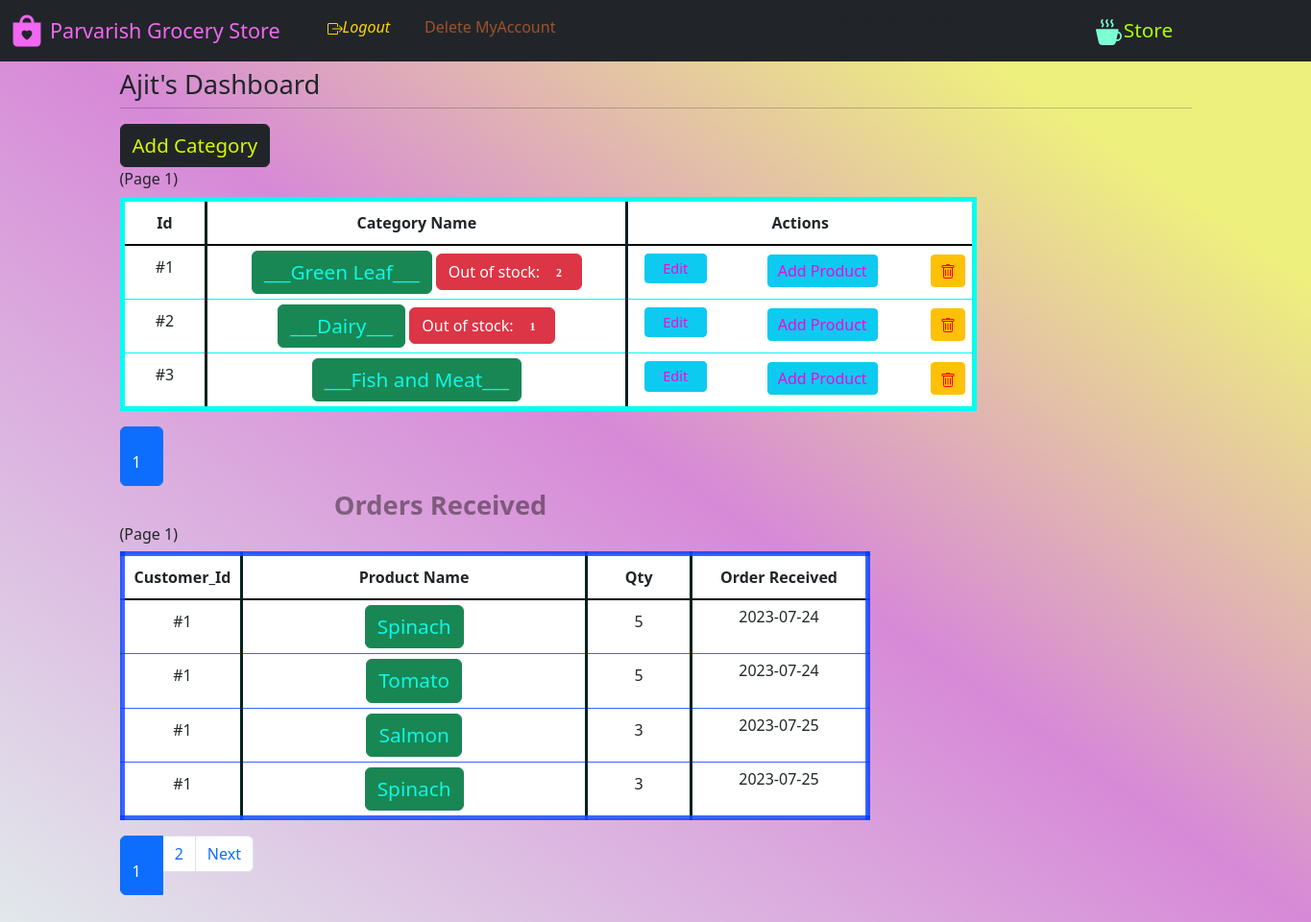
/manager_dash (signed in), run on the app's committed database.
### website/model.py (models this page shows)
class Store(db.Model, UserMixin):
    id = db.Column(db.Integer(), primary_key=True)
    role = db.Column(db.String(), nullable=False)
    email = db.Column(db.String(50), nullable=False, unique=True)
    username = db.Column(db.String(20), nullable=False, unique=False)
    password = db.Column(db.String(200), nullable=False)
    date_added = db.Column(db.Date, default=date.today())
    creates = db.relationship('Category', backref='managedBy')

class Category(db.Model):
    category_Name = db.Column(db.String(), nullable=False, unique=True)
    category_Id = db.Column(db.Integer(), primary_key=True)
    description = db.Column(db.String())
    managedBy_Id = db.Column(db.Integer(), db.ForeignKey('store.id'))
    catalog = db.relationship('Product', backref='parent')

class Ecom(db.Model):
    id = db.Column(db.Integer(), primary_key=True)
    quantity_inCart = db.Column(db.Integer(), nullable=False)
    product_id = db.Column(db.Integer(), db.ForeignKey(
        'product.product_id'))
    customer_id = db.Column(db.Integer(), db.ForeignKey(
        'customer.id'))
    manager_id = db.Column(db.Integer(), nullable=False)
    product_name = db.Column(db.String(), nullable=False)
    date_added = db.Column(db.Date, default=date.today())

### website/views.py (the view, shortened to what this page needs)
@login_required
@Views.route('/manager_dash', methods=["GET", "POST"])
def Dash_manager():
    manager_id = session['id']
    manager = Store.query.get(manager_id)
    list = []
    page_1 = request.args.get('page_1', 1, type=int)
    pagination_1 = Category.query.filter(
        Category.managedBy_Id == manager_id).order_by(
        Category.category_Id).paginate(page=page_1, per_page=4)
    for items in pagination_1:
        n = Category_warning(items.category_Id)
        list.append(n)
    page_2 = request.args.get('page_2', 1, type=int)
    pagination_2 = Ecom.query.filter(Ecom.manager_id == manager_id).order_by(
        Ecom.date_added).paginate(page=page_2, per_page=4)
    return render_template('dash_m.html', categories=pagination_1, name=manager.username, id=manager_id, orders=pagination_2, list=list)

### website/auth.py (called while the page is built)
@App.login_manager.user_loader
def load_customer(id):
    if id is not None:
        return Customer.query.get(int(id))
    return None

### website/views.py (called while the page is built)
def Category_warning(id):
    category = Category.query.get(id)
    products = category.catalog
    produce = Product.query.filter(Product.category_Id == id).all()
    m = 0
    for pro in produce:
        if pro.stock > 0:
            m += 1
    n = len(produce) - m
    return n

### website/templates/dash_m.html (shortened to what this page needs)
{% extends "base.html" %} {% block title %}Store Admin{% endblock %}{% block
logout %}
<span
              id="logout"
              style="display: block inline-block; width: 600px"
            >
              <span style="margin: auto"
                ><i
                  ><a
                    class="nav-item nav-link"
                    style="float: left; color: rgb(255, 215, 0)"
                    href="/logout"
                    style="display: block; width: 10%; margin-left: 0px"
                    >Logout</a
                  ></i
                ></span
              ><span style="margin: auto"
                ><a
                  class="nav-item nav-link"
                  style="
                    float: left;
                    color: rgb(160, 82, 45);
                    width: 60%;
                    margin-left: 20px;
                  "
                  href="/delete_account"
                  onclick="return confirm('Are you sure you want to delete the account?');"
                  >Delete MyAccount</a
                ></span
              ></span
            >
{% endblock %}{% block cart %}<
 ><a
   class="nav-item nav-link"
   style="
     float: right;
     color: rgb(174, 255, 0);
     width: 40%;
     font-size: 1.3rem;
     margin-right: 20px;
   "
   href="/store"
   >Store
   </a
></span> {% endblock %} {% block content %}<section>
<h5>
  <span style="float: left; font-size: 2vw">{{ name }}'s Dashboard</span>
</h5>
<br />
<hr /></section>
<section>
<div>
  {% if categories.items|length == 0 %}
  <div class="alert alert-warning" role="alert">
    <p>None Categories, Added yet.</p>
    Press
    <button type="button" class="btn btn-dark btn-sm">
      <a
        href="{{url_for('views.Add_category')}}"
        class="alert-link;text-decoration: none;"
        style="
          /* background-color: green; */
          color: rgb(153, 43, 226);
          padding: 10px 10px; text-decoration: none;
        "
        >'Add Category'</a
      >
    </button>
    to add a new category
  </div>
  {% else %}
  <span style="float: left"
  >
    <a class="btn btn-dark"
      style="color: rgb(216, 249, 1); font-size: 1.5vw;text-decoration: none;"
      href="{{url_for('views.Add_category')}}"
      >Add Category</a
    >
  </span
>
<br>
<br>
<h6>(Page {{ categories.page }})</h6>
  <table class="table table-hover"
    style="
      border: 5px solid rgb(0, 255, 242);
      /* background-color: #96d4d4; */
      width: 80%;
    "
  ><thead class="thead-dark">
    <tr align="center" style="border-bottom: 2px solid black">
      <th
        style="
          padding: 10px 10px;
          width: 10%;
          border-right: 3px solid rgb(3, 33, 31);
        "
      >
        Id
      </th>
      <th
        style="
          border-right: 3px solid rgb(3, 33, 31);
          padding: 10px 10px;
          width: 35%;
        "
      >
        Category Name
      </th>
      <th style=" padding: 10px 10px; width: 45%" colspan="3">
        Actions
      </th>
    </tr></thead>
    <tbody>
    {% for variety in categories.items %}
    <tr align="center" style="width: 100%">
      <td style="padding: 10px; border-right: 3px solid rgb(3, 33, 31)">
        #{{ variety.category_Id }}
      </td>
      <td
        style="width: 50%; padding: 5px; border-right: 3px solid rgb(3, 33, 31)"
      >
        <a class="btn btn-success"
            style="color: rgb(16, 246, 227);text-decoration: none;font-size: 1.3em"
            href="/manager_dash/category_catalog/{{ variety.category_Id }}"
            >___{{ variety.category_Name }}___</a
          ></button>{% if list[loop.index-1] > 0 %}
          <span><button type="button" STYLE="font-family:'Verdana',margin-left = 5px;"class="btn btn-danger">
            Out of stock: <span STYLE="font-family:'Verdana';margin-left : 5px" class="badge ">{{ list[loop.index-1] }}</span>
          </button></span>{% else %}<span></span>{% endif %}
      </td>
      <td >
        <a class="btn btn-info btn-sm" style="width:80%;color:rgb(246, 5, 218);font-size: 0.9em"  href="{{ url_for('views.Update_category', id = variety.category_Id)}}"
          >Edit</a
        >
      </td>
      <td  >
        <strong><a class="btn btn-info btn-sm" style="width:60%;color:rgb(246, 5, 218);font-size: 1em;margin:1px" href="/manager_dash/category_create/{{ variety.category_Id }}" style="text-decoration: none;"
          >Add Product</a
        ></strong>
      </td>
      <td >
      <strong><a class="btn btn-warning btn-sm"  onclick="return confirm('Are you sure to delete?')" style="width:100%; color: red;text-decoration: none;font-size: 1em;margin:1px" href="/manager_dash/delete_category/{{ variety.category_Id }}"></a></strong></button>
      </td></tr>
    </tr></tbody>
    {% endfor %}
  </table>
  <nav aria-label="...">
    <ul class="pagination">
      {% for number in categories.iter_pages() %}
          {% if categories.page != number %}
             <li class="page-item "><a class="page-link" href="{{ url_for('views.Dash_manager', page_1=number) }}">{{ number }}</a></li>
      {% else %}
        <li class="page-item ">
          <a class="page-link active" href="{{ url_for('views.Dash_manager', page_1=categories.page) }}">{{ categories.page }}</a>
      </li>
  {% endif %}
  {% endfor %}
    </ul>
  </nav>
  {% endif %}
</div></section>
<section>
  <strong><span class="text-center" style="font-size:2vw;margin-left:20%;color:rgba(10, 0, 3, 0.426)">Orders Received</span></strong>
  <h6>(Page {{ orders.page }})</h6>
  <table class="table table-hover"
    style="
      border: 5px solid rgba(0, 60, 255, 0.781);
      /* background-color: #96d4d4; */
      width: 70%;
    "
  ><thead class="thead-dark">
    <tr align="center" style="border-bottom: 2px solid black">
      <th
        style="
          padding: 10px 10px;
          width: 10%;
          border-right: 3px solid rgb(3, 33, 31);
        "
      >
        Customer_Id
      </th>
      <th
        style="
          border-right: 3px solid rgb(3, 33, 31);
          padding: 10px 10px;
          width: 45%;
        "
      >
        Product Name
    </th>
    <th
        style="
          border-right: 3px solid rgb(3, 33, 31);
          padding: 10px 10px;
          width: 15%;
        "
      >
        Qty
    </th>
      <th style=" border-right: 3px solid rgb(3, 33, 31);padding: 10px 10px; width: 25%">
        Order Received
      </th>
    </tr></thead>
    <tbody>
    {% for record in orders.items %}
    <tr align="center" style="width: 100%">
      <td style="padding: 10px; border-right: 3px solid rgb(3, 33, 31)">
        #{{ record.customer_id }}
      </td>
      <td
        style="width: 50%; padding: 5px; border-right: 3px solid rgb(3, 33, 31)"
      >
        <a class="btn btn-success"
            style="color: rgb(16, 246, 227);text-decoration: none;font-size: 1.3em"
            href=""
            >{{ record.product_name }}</a
          ></button>
      </td>
      <td style="padding: 10px; border-right: 3px solid rgb(3, 33, 31)">
        {{ record.quantity_inCart }}
      </td>
      <td  style="width: 50%; padding: 5px; border-right: 3px solid rgb(3, 33, 31)">{{ record.date_added }}
      </td>
      </tr>
  </tbody>
    {% endfor %}
  </table></section>
<nav aria-label="...">
  <ul class="pagination">
    {% for number in orders.iter_pages() %}
        {% if orders.page != number %}
           <li class="page-item "><a class="page-link" href="{{ url_for('views.Dash_manager', page_2=number) }}">{{ number }}</a></li>
    {% else %}
      <li class="page-item ">
        <a class="page-link active" href="{{ url_for('views.Dash_manager', page_2=orders.page) }}">{{ orders.page }}</a>
    </li>
{% endif %}
{% endfor %}
{% if orders.has_next %}
    <li class="page-item">
      <a class="page-link" href="{{ url_for('views.Dash_manager', page_2=orders.next_num) }}">Next</a>
    </li>
    {% endif %}
  </ul>
</nav>
{% endblock %}

### website/templates/base.html (style rules this page uses)
.pagination { margin: 0 auto; }
html { scroll-behavior: smooth; }
body { height: 1000px; background: linear-gradient( 35deg, #e2ecec 0%, #d789d7 51%, #eef07d 85% ); }

### data on the page
Store: username "Ajit"
Category: category_Id "1", category_Name "Green Leaf", list "2"
Category: category_Id "2", category_Name "Dairy", managedBy_Id "1"
Category: category_Id "3", category_Name "Fish and Meat"
Ecom: customer_id "1", product_name "Spinach", quantity_inCart "5", date_added "2023-07-24"
Ecom: customer_id "1", product_name "Tomato", quantity_inCart "5", date_added "2023-07-24"
Ecom: customer_id "1", product_name "Salmon", quantity_inCart "3", date_added "2023-07-25"
Ecom: customer_id "1", product_name "Spinach", quantity_inCart "3", date_added "2023-07-25"

### other printed values
{{ categories.page }} "1"
{{ orders.page }} "1"
{{ number }} "2"
